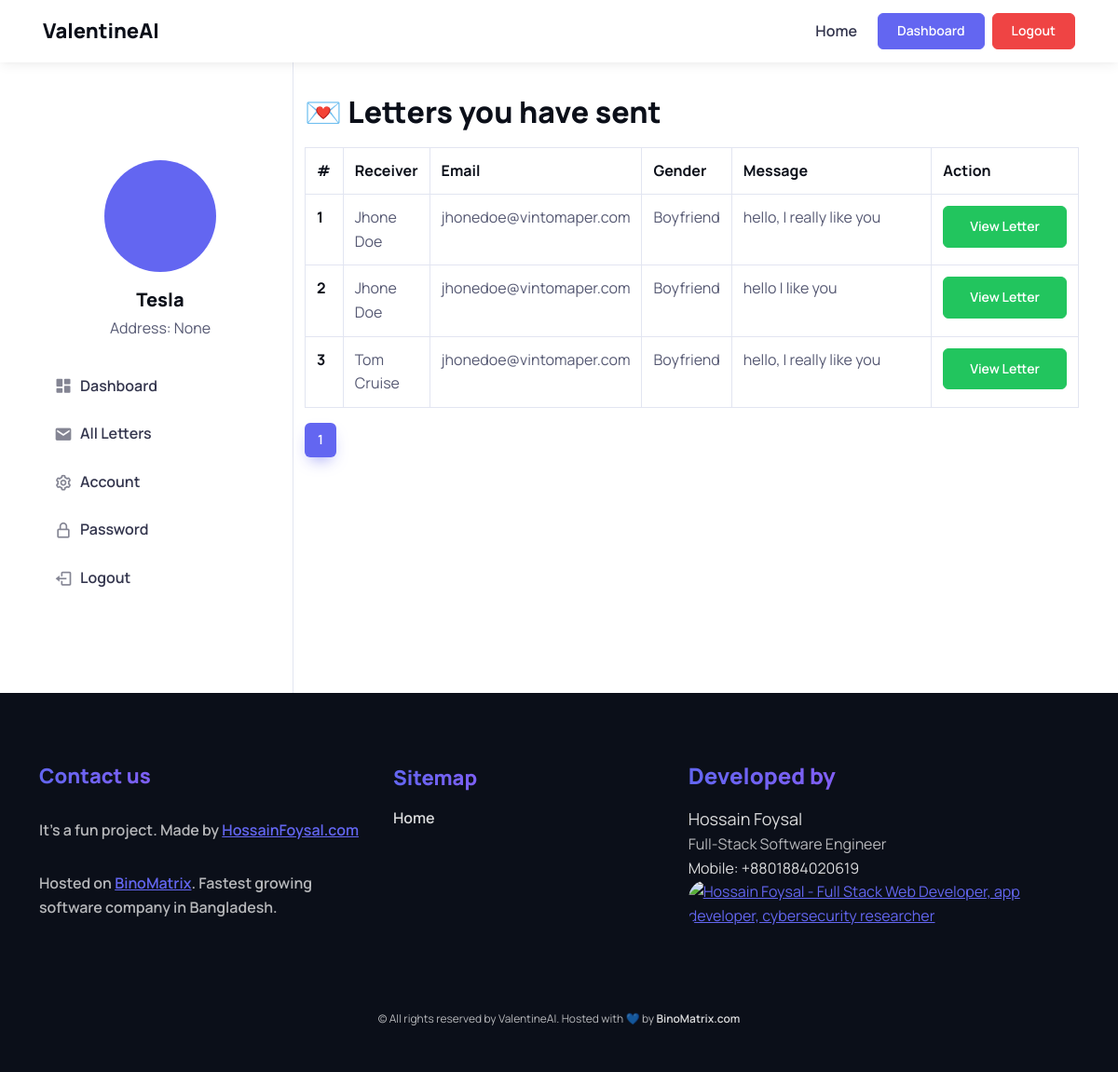
Page /dashboard/letters/ (signed in) on the committed database.
### application/models.py (models this page shows, shortened)
class User(db.Model, UserMixin):
    __tablename__ = 'user'
    id = db.Column(db.Integer, primary_key=True)
    name = db.Column(db.String(300))
    phone = db.Column(db.String(15), unique=True)
    email = db.Column(db.String(120), unique=True)
    img = db.Column(db.String(500), default='default.jpg')
    password = db.Column(db.String(800), nullable=False)
    address = db.Column(db.String(900))
    user_role = db.Column(db.String(60), default="user")
    letter_sender = db.relationship('Letter', backref='sender', lazy=True)
    join_date = db.Column(db.DateTime, nullable=False, default=datetime.utcnow)
    ip = db.Column(db.String(60))
    activation_token = db.Column(db.String(500), unique=True)
    is_active = db.Column(db.Boolean(), default=False)

class Letter(db.Model):
    id = db.Column(db.Integer, primary_key=True)
    receiver_name = db.Column(db.String(100), nullable=False)
    email=db.Column(db.String(100), nullable=False)
    gender=db.Column(db.String(100), nullable=False)
    message=db.Column(db.String(900))
    link=db.Column(db.String(100), unique=True)
    is_hidden = db.Column(db.Boolean(), default=False)
    created_at = db.Column(db.DateTime, nullable=False, default=datetime.utcnow)
    sender_id = db.Column(db.Integer, db.ForeignKey('user.id'))

### application/user/views.py (the view)
@user.route('/dashboard/letters/', methods=['GET', 'POST'])
@login_required
def letters():
    page = request.args.get('page', 1, type=int)
    letters = Letter.query.order_by(Letter.created_at.desc()).paginate(page=page, per_page=10)
    return render_template('user/letters.html', letters=letters)

### application/models.py (called while the page is built)
@login_manager.user_loader
def load_user(user_id):
    return User.query.get(int(user_id))

### application/templates/user/letters.html (shortened to what this page needs)
{% extends 'layout/root.html' %}
{% block nav %}
{% include 'helpers/_nav_top_landing.html' %}
{% endblock %}
{% block body %}
<main style="margin-top: 100px">
    <section class="container">
        <div class="row">
            {% include 'helpers/_side_navbar_dashboard.html' %}
            <div class="col-md-9 pb-5 mb-2 mb-lg-4 mt-n3 mt-md-0">
                <h2>
                    💌 Letters you have sent
                </h2>
                <div class="table-responsive">
                    <table class="table table-bordered">
                        <thead>
                            <tr>
                                <th scope="col" style="width: 5%">#</th>
                                <th scope="col">Receiver</th>
                                <th scope="col">Email</th>
                                <th scope="col">Gender</th>
                                <th scope="col" style="width: 40%">Message</th>
                                <th scope="col" style="width: 10%">Action</th>
                            </tr>
                        </thead>
                        <tbody>
                            {% for letter in letters.items %}
                            <tr>
                                <th scope="row">{{ loop.index }}</th>
                                <td>{{ letter.receiver_name | title }}</td>
                                <td>{{ letter.email }}</td>
                                <td>{{ letter.gender | title }}</td>
                                <td>{{ letter.message }}</td>
                                <td>
                                    <a href="{{ url_for('public.letter', link=letter.link) }}" class="btn btn-success">
                                        View Letter
                                    </a>
                                </td>
                            </tr>
                            {% endfor %}
                        </tbody>
                    </table>
                </div>
                <nav aria-label="Page navigation example">
                    <ul class="pagination">
                        {% for page_num in letters.iter_pages(left_edge=0, left_current=2, right_current=3, right_edge=0) %}
                        {% if page_num %}
                        {% if letters.page == page_num %}
                        <li class="page-item active d-none d-sm-block" aria-current="page">
                            <a class="page-link" href="{{ url_for('user.letters', page=page_num) }}">
                                {{ page_num }}
                            </a>
                        </li>
                        {% else %}
                        <li class="page-item d-none d-sm-block">
                            <a href="{{ url_for('user.letters', page=page_num) }}" class="page-link">
                                {{ page_num }}
                            </a>
                        </li>
                        {% endif %}
                        {% endif %}
                        {% endfor %}
                    </ul>
                </nav>
            </div>
        </div>
    </section>
</main>
{% endblock %}
{% block footer %}
{% include 'helpers/_global_footer.html' %}
{% endblock %}

### application/templates/layout/root.html (shortened to what this page needs)
<!DOCTYPE html>
<html>
	<head>
		<link href="https://unpkg.com/boxicons@2.1.4/css/boxicons.min.css" rel="stylesheet" />
		<link rel='stylesheet' href='https://unpkg.com/boxicons@2.1.4/css/boxicons.min.css'>
		<link rel="stylesheet" href="{{ url_for('static', filename='assets/vendor/swiper/swiper-bundle.min.css') }}" />
		<link rel="stylesheet" href="{{ url_for('static', filename='assets/vendor/prismjs/themes/prism.css') }}" />
		<link rel="stylesheet"
			href="{{ url_for('static', filename='assets/vendor/prismjs/plugins/toolbar/prism-toolbar.css') }}" />
		<link rel="stylesheet"
			href="{{ url_for('static', filename='assets/vendor/prismjs/plugins/line-numbers/prism-line-numbers.css') }}" />
		<link rel="stylesheet" href="{{ url_for('static', filename='assets/css/theme.min.css') }}" />
		<link rel="stylesheet" href="{{ url_for('static', filename='assets/css/custom.css') }}" />
	</head>
	<body>
		{% block nav %}
		{% endblock %}
		{% block body %}
		{% endblock %}
		{% block footer %}
		{% endblock %}
	</body>
</html>

### application/templates/helpers/_nav_top_landing.html (shortened to what this page needs)
<header class="header navbar bg-light navbar-expand-lg position-absolute navbar-sticky shadow-sm  navbar-stuck">
    <nav class="container px-3">
        <a href="/" class="navbar-brand">
            <span class="d-none d-sm-block">ValentineAI</span>
        </a>
        <div id="navbarCollapse1" class="collapse navbar-collapse">
            <ul class="navbar-nav ms-auto">
                <li class="nav-item">
                    <a href="{{ url_for('public.index') }}" class="nav-link">Home</a>
                </li>
            </ul>
            {% if current_user.is_authenticated %}
                <a href="{{ url_for('user.dashboard') }}"
                   class="btn btn-primary btn-sm fs-sm rounded ms-2 my-3 my-lg-0">Dashboard</a>
                <a href="{{ url_for('auth.logout') }}"
                   class="btn btn-danger btn-sm fs-sm rounded ms-2 my-3 my-lg-0">Logout</a>
            {% else %}
                <a href="{{ url_for('auth.join') }}"
                   class="btn btn-primary btn-sm fs-sm rounded my-3 my-lg-0">Join Us</a>
                <a href="{{ url_for('auth.login') }}"
                   class="btn btn-outline-primary btn-sm fs-sm rounded ms-2 my-3 my-lg-0">Login</a>
            {% endif %}
        </div>
    </nav>
</header>

### application/templates/helpers/_side_navbar_dashboard.html (shortened to what this page needs)
<aside class="col-lg-3 col-md-4 border-end pb-5 mt-n5">
    <div class="position-sticky top-0">
        <div class="text-center py-5">
            <div class="d-table position-relative mx-auto mt-2 mt-lg-4 pt-5 mb-3">
                <div style="height: 120px;
                            width: 120px" class="bg-primary d-block rounded-circle"></div>
            </div>
            <h2 class="h5 mb-1">{{ current_user.name | title }}</h2>
            <p class="mb-4">Address: {{ current_user.address | title }}</p>
            <div id="account-menu" class="list-group list-group-flush collapse d-md-block">
                <a href="{{ url_for("user.dashboard") }}"
                    class="list-group-item list-group-item-action d-flex align-items-center">
                    <i class="bx bxs-dashboard fs-xl opacity-60 me-2"></i>
                    Dashboard
                </a>
                <a href="{{ url_for("user.letters") }}"
                    class="list-group-item list-group-item-action d-flex align-items-center">
                    <i class="bx bxs-envelope fs-xl opacity-60 me-2"></i>
                    All Letters
                </a>
                <a href="{{ url_for("user.account") }}"
                    class="list-group-item list-group-item-action d-flex align-items-center">
                    <i class="bx bx-cog fs-xl opacity-60 me-2"></i>
                    Account
                </a>
                <a href="{{ url_for("user.account_password") }}"
                    class="list-group-item list-group-item-action d-flex align-items-center">
                    <i class="bx bx-lock-alt fs-xl opacity-60 me-2"></i>
                    Password
                </a>
                <a href="{{ url_for("auth.logout") }}"
                    class="list-group-item list-group-item-action d-flex align-items-center">
                    <i class="bx bx-log-out fs-xl opacity-60 me-2"></i>
                    Logout
                </a>
            </div>
        </div>
    </div>
</aside>

### application/templates/helpers/_global_footer.html
<footer class="footer bg-dark pt-5 pb-4 pb-lg-5">
    <div class="container dark-mode pt-lg-4">
        <div class="row pb-5">
            <div class="col-md-4">
                <div class="navbar-brand text-gradient-primary p-0 me-0 mb-3 mb-lg-4">
                    Contact us
                </div>
                <ul class="nav flex-column pb-lg-1 mb-lg-3">
                    <li class="nav-item">
                        <p class="nav-link d-inline-block px-0 pt-1 pb-2">
                            It's a fun project. Made by <a href="http://hossainfoysal.com" target="_new">HossainFoysal.com</a>
                        </p>
                    </li>
                    <li class="nav-item">
                        <p class="nav-link d-inline-block px-0 pt-1 pb-2">
                            Hosted on <a href="http://binomatrix.com" target="_new">BinoMatrix</a>. Fastest growing software company in Bangladesh.
                        </p>
                    </li>
                </ul>
            </div>
            <div class="col-md-8 pt-4 pt-md-1 pt-lg-0">
                <div class="row">
                    <div class="col-md-5">
                        <h6 class="navbar-brand fs-md mb-2 text-gradient-primary">
                            Sitemap
                        </h6>
                        <div class="d-block">
                            <ul class="nav flex-column pb-lg-1 mb-lg-3">
                                <li class="nav-item">
                                    <a href="/" class="nav-link d-inline-block px-0 pt-1 pb-2">
                                        Home
                                    </a>
                                </li>
                            </ul>
                        </div>
                    </div>
                    <div class="col-md-7">
                        <h4 class="text-gradient-primary">
                            Developed by
                        </h4>
                        <a href="http://hossainfoysal.com" target="_new" class="fs-lg nav-link">Hossain Foysal</a>
                        <p class="fs-md mb-0">Full-Stack Software Engineer</p>
                        <a href="tel:+8801884020619" class="nav-link">Mobile: +8801884020619</aj>
                        <a href="http://hossainfoysal.com" target="_new">
                            <img style="border-radius: 20px"
                                src="https://hossainfoysal.com/static/img/social-media-banner-hossainfoysal.com.jpg"
                                alt="Hossain Foysal - Full Stack Web Developer, app developer, cybersecurity researcher " />
                        </a>
                    </div>
                </div>
            </div>
        </div>
        <p class="nav d-block fs-xs text-center pb-5 pb-lg-0 mb-5 mb-lg-0">
            © All rights reserved by ValentineAI. Hosted with 💙 by
            <a class="nav-link d-inline-block p-0" href="https://binomatrix.com/" target="_blank">BinoMatrix.com</a>
        </p>
    </div>
</footer>

### rows in the picture
User: name "Tesla", address "None"
Letter: receiver_name "Jhone Doe", email "jhonedoe@vintomaper.com", gender "Boyfriend", message "hello, I really like you"
Letter: receiver_name "Jhone Doe", email "jhonedoe@vintomaper.com", gender "Boyfriend", message "hello I like you"
Letter: receiver_name "Tom Cruise", email "jhonedoe@vintomaper.com", gender "Boyfriend", message "hello, I really like you"

### other values in the picture
{{ page_num }} "1"
